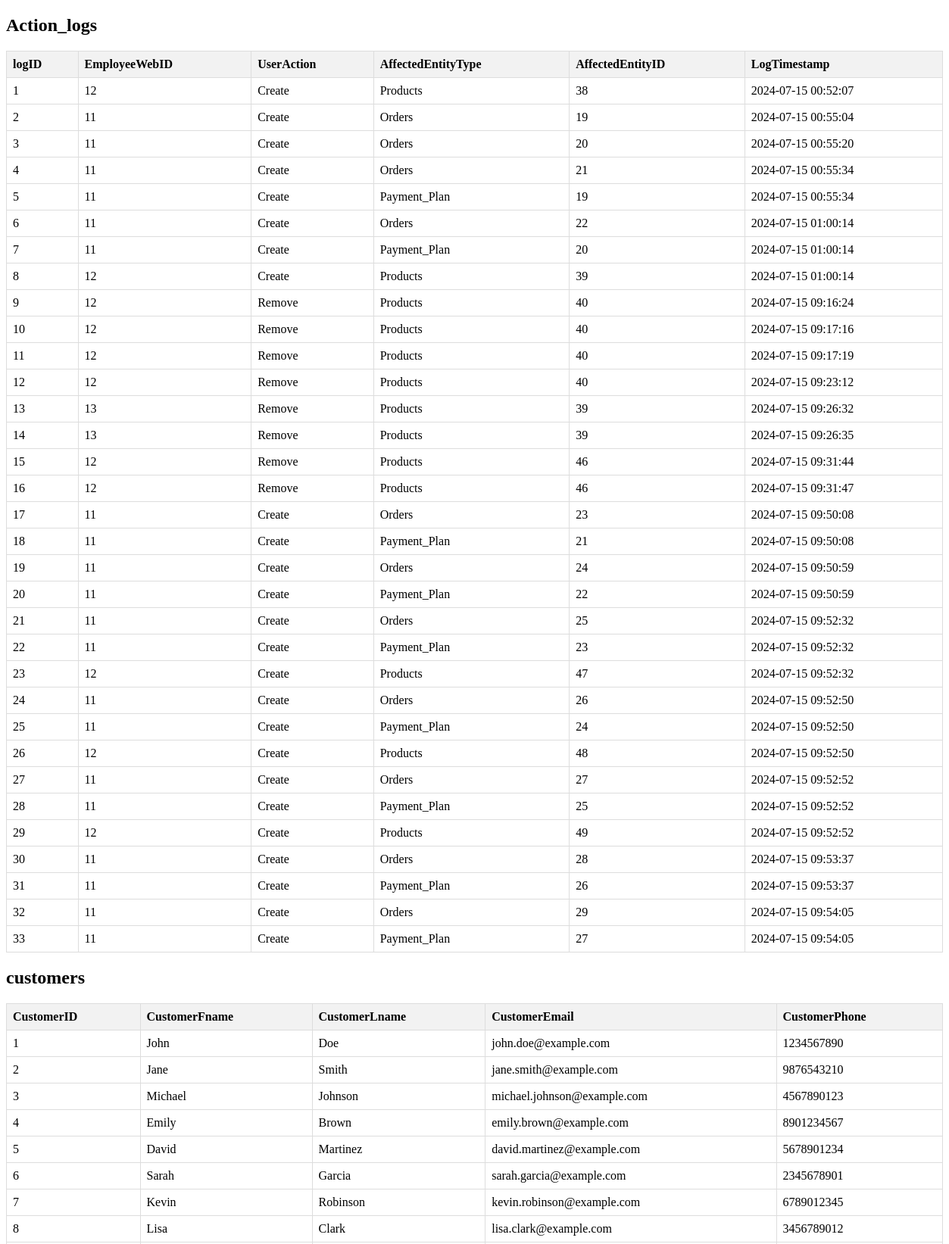
/skeleton/showtables/index.php (upper part), run on the app's committed database.
### tables this page shows
CREATE TABLE `action_logs` (
  `logID` int NOT NULL AUTO_INCREMENT,
  `EmployeeWebID` int NOT NULL,
  `UserAction` enum('Create','Delete','Update','Remove','ManageUser','Login','Logout') DEFAULT NULL,
  `AffectedEntityType` enum('Employee_Info','Payment_Plan','Payment_Receipts','Products','Orders','Customers') NOT NULL,
  `AffectedEntityID` int NOT NULL,
  `LogTimestamp` datetime DEFAULT NULL,
  PRIMARY KEY (`logID`),
  KEY `EmployeeWebID` (`EmployeeWebID`),
  CONSTRAINT `action_logs_ibfk_1` FOREIGN KEY (`EmployeeWebID`) REFERENCES `employee_credentials` (`EmployeeWebID`),
  CONSTRAINT `action_logs_chk_1` CHECK ((`UserAction` in (_utf8mb4'Create',_utf8mb4'Delete',_utf8mb4'Update',_utf8mb4'Remove',_utf8mb4'ManageUser'))),
  CONSTRAINT `action_logs_chk_2` CHECK ((`AffectedEntityType` in (_utf8mb4'Employee_Info',_utf8mb4'Payment_Plan',_utf8mb4'Payment_Receipts',_utf8mb4'Products',_utf8mb4'Orders',_utf8mb4'Customers')))
);

CREATE TABLE `customers` (
  `CustomerID` int NOT NULL AUTO_INCREMENT,
  `CustomerFname` varchar(32) NOT NULL DEFAULT '',
  `CustomerLname` varchar(32) NOT NULL DEFAULT '',
  `CustomerEmail` varchar(32) NOT NULL DEFAULT '',
  `CustomerPhone` varchar(11) NOT NULL DEFAULT '',
  PRIMARY KEY (`CustomerID`)
);

### skeleton/showtables/index.php (the view, shortened to what this page needs)
<!DOCTYPE html>
<html lang="en">
<head>
</head>
<body>
<?php
$servername = "localhost";
$username = "MCAVDB";
$password = "password1010";
$dbname = "MCAV";
$conn = new mysqli($servername, $username, $password, $dbname);
function displayTable($conn, $tableName) {
    $sql = "SELECT * FROM $tableName";
    $result = mysqli_query($conn, $sql);
    if ($result) {
        echo "<h2>$tableName</h2>";
        echo "<table>";
        echo "<tr>";
        $fields = mysqli_fetch_fields($result);
        foreach ($fields as $field) {
            echo "<th>{$field->name}</th>";
        }
        echo "</tr>";
        while ($row = mysqli_fetch_assoc($result)) {
            echo "<tr>";
            foreach ($fields as $field) {
                echo "<td>{$row[$field->name]}</td>";
            }
            echo "</tr>";
        }
        echo "</table>";
    } else {
        echo "Error displaying $tableName: " . mysqli_error($conn);
    }
}
$tables = [
    'Action_logs',
    'customers',
    'employee_info',
    'employee_credentials',
    'orders',
    'payment_plans',
    'payment_receipts',
    'products'
];
foreach ($tables as $table) {
    displayTable($conn, $table);
}
?>
</body>
</html>

### skeleton/showtables/index.php (style rules this page uses)
table { border-collapse: collapse; width: 100%; margin-bottom: 20px; }
th, td { border: 1px solid #ddd; padding: 8px; }
th { background-color: #f2f2f2; text-align: left; }

### data on the page
action_logs: logID "1", EmployeeWebID "12", UserAction "Create", AffectedEntityType "Products", AffectedEntityID "38", LogTimestamp "2024-07-15 00:52:07"
action_logs: logID "2", EmployeeWebID "11", UserAction "Create", AffectedEntityType "Orders", AffectedEntityID "19", LogTimestamp "2024-07-15 00:55:04"
action_logs: logID "3", EmployeeWebID "11", UserAction "Create", AffectedEntityType "Orders", AffectedEntityID "20", LogTimestamp "2024-07-15 00:55:20"
action_logs: logID "4", EmployeeWebID "11", UserAction "Create", AffectedEntityType "Orders", AffectedEntityID "21", LogTimestamp "2024-07-15 00:55:34"
action_logs: logID "5", EmployeeWebID "11", UserAction "Create", AffectedEntityType "Payment_Plan", AffectedEntityID "19", LogTimestamp "2024-07-15 00:55:34"
action_logs: logID "6", EmployeeWebID "11", UserAction "Create", AffectedEntityType "Orders", AffectedEntityID "22", LogTimestamp "2024-07-15 01:00:14"
action_logs: logID "7", EmployeeWebID "11", UserAction "Create", AffectedEntityType "Payment_Plan", AffectedEntityID "20", LogTimestamp "2024-07-15 01:00:14"
action_logs: logID "8", EmployeeWebID "12", UserAction "Create", AffectedEntityType "Products", AffectedEntityID "39", LogTimestamp "2024-07-15 01:00:14"
action_logs: logID "9", EmployeeWebID "12", UserAction "Remove", AffectedEntityType "Products", AffectedEntityID "40", LogTimestamp "2024-07-15 09:16:24"
action_logs: logID "10", EmployeeWebID "12", UserAction "Remove", AffectedEntityType "Products", AffectedEntityID "40", LogTimestamp "2024-07-15 09:17:16"
action_logs: logID "11", EmployeeWebID "12", UserAction "Remove", AffectedEntityType "Products", AffectedEntityID "40", LogTimestamp "2024-07-15 09:17:19"
action_logs: logID "12", EmployeeWebID "12", UserAction "Remove", AffectedEntityType "Products", AffectedEntityID "40", LogTimestamp "2024-07-15 09:23:12"
action_logs: logID "13", EmployeeWebID "13", UserAction "Remove", AffectedEntityType "Products", AffectedEntityID "39", LogTimestamp "2024-07-15 09:26:32"
action_logs: logID "14", EmployeeWebID "13", UserAction "Remove", AffectedEntityType "Products", AffectedEntityID "39", LogTimestamp "2024-07-15 09:26:35"
action_logs: logID "15", EmployeeWebID "12", UserAction "Remove", AffectedEntityType "Products", AffectedEntityID "46", LogTimestamp "2024-07-15 09:31:44"
action_logs: logID "16", EmployeeWebID "12", UserAction "Remove", AffectedEntityType "Products", AffectedEntityID "46", LogTimestamp "2024-07-15 09:31:47"
action_logs: logID "17", EmployeeWebID "11", UserAction "Create", AffectedEntityType "Orders", AffectedEntityID "23", LogTimestamp "2024-07-15 09:50:08"
action_logs: logID "18", EmployeeWebID "11", UserAction "Create", AffectedEntityType "Payment_Plan", AffectedEntityID "21", LogTimestamp "2024-07-15 09:50:08"
action_logs: logID "19", EmployeeWebID "11", UserAction "Create", AffectedEntityType "Orders", AffectedEntityID "24", LogTimestamp "2024-07-15 09:50:59"
action_logs: logID "20", EmployeeWebID "11", UserAction "Create", AffectedEntityType "Payment_Plan", AffectedEntityID "22", LogTimestamp "2024-07-15 09:50:59"
action_logs: logID "21", EmployeeWebID "11", UserAction "Create", AffectedEntityType "Orders", AffectedEntityID "25", LogTimestamp "2024-07-15 09:52:32"
action_logs: logID "22", EmployeeWebID "11", UserAction "Create", AffectedEntityType "Payment_Plan", AffectedEntityID "23", LogTimestamp "2024-07-15 09:52:32"
action_logs: logID "23", EmployeeWebID "12", UserAction "Create", AffectedEntityType "Products", AffectedEntityID "47", LogTimestamp "2024-07-15 09:52:32"
action_logs: logID "24", EmployeeWebID "11", UserAction "Create", AffectedEntityType "Orders", AffectedEntityID "26", LogTimestamp "2024-07-15 09:52:50"
action_logs: logID "25", EmployeeWebID "11", UserAction "Create", AffectedEntityType "Payment_Plan", AffectedEntityID "24", LogTimestamp "2024-07-15 09:52:50"
action_logs: logID "26", EmployeeWebID "12", UserAction "Create", AffectedEntityType "Products", AffectedEntityID "48", LogTimestamp "2024-07-15 09:52:50"
action_logs: logID "27", EmployeeWebID "11", UserAction "Create", AffectedEntityType "Orders", AffectedEntityID "27", LogTimestamp "2024-07-15 09:52:52"
action_logs: logID "28", EmployeeWebID "11", UserAction "Create", AffectedEntityType "Payment_Plan", AffectedEntityID "25", LogTimestamp "2024-07-15 09:52:52"
action_logs: logID "29", EmployeeWebID "12", UserAction "Create", AffectedEntityType "Products", AffectedEntityID "49", LogTimestamp "2024-07-15 09:52:52"
action_logs: logID "30", EmployeeWebID "11", UserAction "Create", AffectedEntityType "Orders", AffectedEntityID "28", LogTimestamp "2024-07-15 09:53:37"
action_logs: logID "31", EmployeeWebID "11", UserAction "Create", AffectedEntityType "Payment_Plan", AffectedEntityID "26", LogTimestamp "2024-07-15 09:53:37"
action_logs: logID "32", EmployeeWebID "11", UserAction "Create", AffectedEntityType "Orders", AffectedEntityID "29", LogTimestamp "2024-07-15 09:54:05"
action_logs: logID "33", EmployeeWebID "11", UserAction "Create", AffectedEntityType "Payment_Plan", AffectedEntityID "27", LogTimestamp "2024-07-15 09:54:05"
customers: CustomerID "1", CustomerFname "John", CustomerLname "Doe", CustomerEmail "john.doe@example.com", CustomerPhone "1234567890"
customers: CustomerID "2", CustomerFname "Jane", CustomerLname "Smith", CustomerEmail "jane.smith@example.com", CustomerPhone "9876543210"
customers: CustomerID "3", CustomerFname "Michael", CustomerLname "Johnson", CustomerEmail "michael.johnson@example.com", CustomerPhone "4567890123"
customers: CustomerID "4", CustomerFname "Emily", CustomerLname "Brown", CustomerEmail "emily.brown@example.com", CustomerPhone "8901234567"
customers: CustomerID "5", CustomerFname "David", CustomerLname "Martinez", CustomerEmail "david.martinez@example.com", CustomerPhone "5678901234"
customers: CustomerID "6", CustomerFname "Sarah", CustomerLname "Garcia", CustomerEmail "sarah.garcia@example.com", CustomerPhone "2345678901"
customers: CustomerID "7", CustomerFname "Kevin", CustomerLname "Robinson", CustomerEmail "kevin.robinson@example.com", CustomerPhone "6789012345"
customers: CustomerID "8", CustomerFname "Lisa", CustomerLname "Clark", CustomerEmail "lisa.clark@example.com", CustomerPhone "3456789012"

### other printed values
$tableName "Action_logs"
$field->name "logID"
$field->name "EmployeeWebID"
$field->name "UserAction"
$field->name "AffectedEntityType"
$field->name "AffectedEntityID"
$field->name "LogTimestamp"
$tableName "customers"
$field->name "CustomerID"
$field->name "CustomerFname"
$field->name "CustomerLname"
$field->name "CustomerEmail"
$field->name "CustomerPhone"
